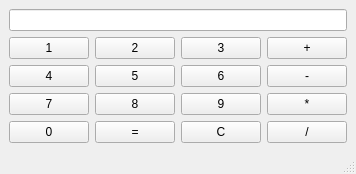
<?xml version="1.0" encoding="utf-8"?>
<ui version="4.0">
 <class>Calculator</class>
 <widget class="QMainWindow" name="Calculator">
  <property name="windowTitle">
   <string>Калькулятор</string>
  </property>
  <widget class="QWidget" name="centralwidget">
   <layout class="QVBoxLayout" name="verticalLayout">
    <item>
     <widget class="QLineEdit" name="resultField">
      <property name="readOnly">
       <bool>true</bool>
      </property>
      <property name="alignment">
       <enum>Qt::AlignRight</enum>
      </property>
     </widget>
    </item>
    <item>
     <layout class="QGridLayout" name="gridLayout">
      <item row="0" column="0">
       <widget class="QPushButton" name="button1">
        <property name="text">
         <string>1</string>
        </property>
       </widget>
      </item>
      <item row="0" column="1">
       <widget class="QPushButton" name="button2">
        <property name="text">
         <string>2</string>
        </property>
       </widget>
      </item>
      <item row="0" column="2">
       <widget class="QPushButton" name="button3">
        <property name="text">
         <string>3</string>
        </property>
       </widget>
      </item>
      <item row="0" column="3">
       <widget class="QPushButton" name="buttonAdd">
        <property name="text">
         <string>+</string>
        </property>
       </widget>
      </item>
      <item row="1" column="0">
       <widget class="QPushButton" name="button4">
        <property name="text">
         <string>4</string>
        </property>
       </widget>
      </item>
      <item row="1" column="1">
       <widget class="QPushButton" name="button5">
        <property name="text">
         <string>5</string>
        </property>
       </widget>
      </item>
      <item row="1" column="2">
       <widget class="QPushButton" name="button6">
        <property name="text">
         <string>6</string>
        </property>
       </widget>
      </item>
      <item row="1" column="3">
       <widget class="QPushButton" name="buttonSubtract">
        <property name="text">
         <string>-</string>
        </property>
       </widget>
      </item>
      <item row="2" column="0">
       <widget class="QPushButton" name="button7">
        <property name="text">
         <string>7</string>
        </property>
       </widget>
      </item>
      <item row="2" column="1">
       <widget class="QPushButton" name="button8">
        <property name="text">
         <string>8</string>
        </property>
       </widget>
      </item>
      <item row="2" column="2">
       <widget class="QPushButton" name="button9">
        <property name="text">
         <string>9</string>
        </property>
       </widget>
      </item>
      <item row="2" column="3">
       <widget class="QPushButton" name="buttonMultiply">
        <property name="text">
         <string>*</string>
        </property>
       </widget>
      </item>
      <item row="3" column="0">
       <widget class="QPushButton" name="button0">
        <property name="text">
         <string>0</string>
        </property>
       </widget>
      </item>
      <item row="3" column="1">
       <widget class="QPushButton" name="buttonEqual">
        <property name="text">
         <string>=</string>
        </property>
       </widget>
      </item>
      <item row="3" column="2">
       <widget class="QPushButton" name="buttonClear">
        <property name="text">
         <string>C</string>
        </property>
       </widget>
      </item>
      <item row="3" column="3">
       <widget class="QPushButton" name="buttonDivide">
        <property name="text">
         <string>/</string>
        </property>
       </widget>
      </item>
     </layout>
    </item>
   </layout>
  </widget>
  <widget class="QStatusBar" name="statusbar"/>
 </widget>
 <resources/>
 <connections/>
</ui>
